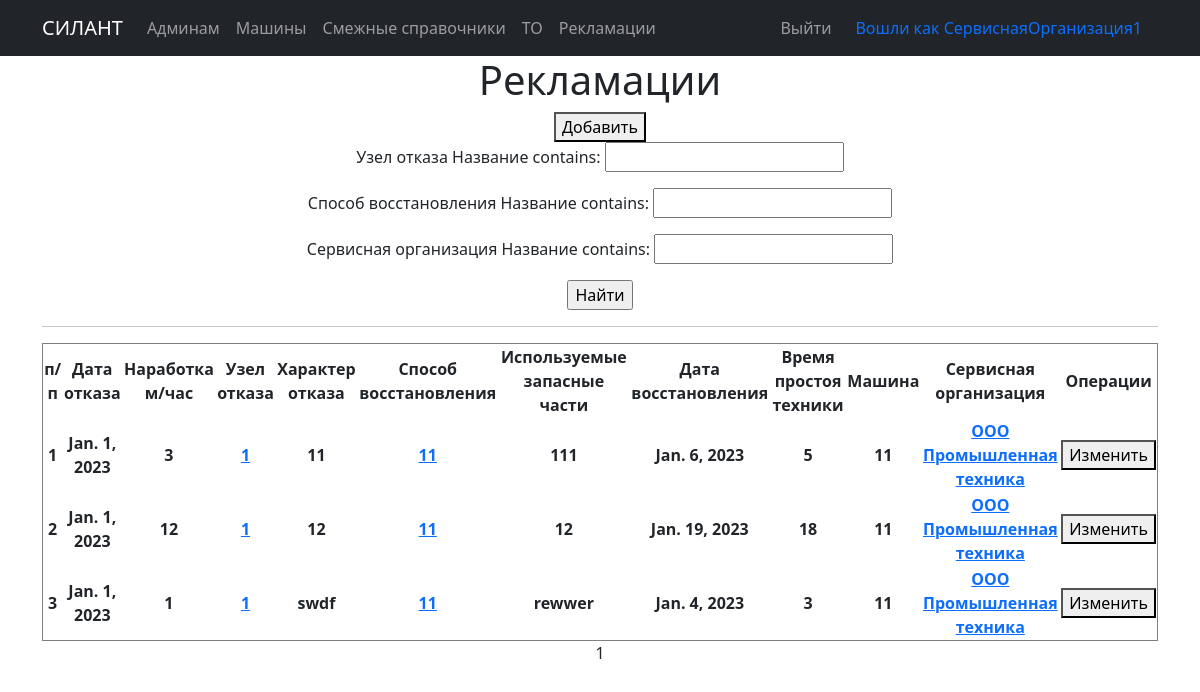
The page /cars/complaints/ (signed in) on the database its author committed.
### silant/models.py (models this page shows, shortened)
class Complaints(models.Model):
    date_of_refusal = models.DateField(verbose_name='Дата отказа')
    operating_time = models.IntegerField(verbose_name='Наработка м/час')
    failure_node = models.ForeignKey(Failure_node, on_delete=models.CASCADE, verbose_name='Узел отказа')
    description_failure = models.TextField(max_length=1024, verbose_name='Характер отказа')
    recovery_method = models.ForeignKey(Recovery_method, on_delete=models.CASCADE, verbose_name='Способ восстановления')
    parts_used = models.TextField(verbose_name='Используемые запасные части')
    date_of_restoration = models.DateField(verbose_name='Дата восстановления')
    equipment_downtime = models.IntegerField(verbose_name='Время простоя техники', null = True, blank=True, editable=False)
    car = models.ForeignKey(Car, on_delete=models.CASCADE, verbose_name='Машина')
    service_company = models.ForeignKey(Service_company, on_delete=models.CASCADE, verbose_name='Сервисная организация')
    class Meta:
        verbose_name = 'Рекламации'
        verbose_name_plural = 'Рекламации'
        ordering = ['date_of_refusal']

class Base_dictionary(models.Model):
    name = models.TextField(unique=True, verbose_name='Название')
    description = models.TextField(blank=True, verbose_name='Описание')
    class Meta:
        abstract = True
    def __str__(self):
        return f'{self.name}'

class Failure_node(Base_dictionary):
    class Meta:
        verbose_name = 'Узел отказа'
        verbose_name_plural = 'Узлы отказа'

class Recovery_method(Base_dictionary):
    class Meta:
        verbose_name = 'Способ восстановления'
        verbose_name_plural = 'Способы восстановления'

class Car(models.Model):
    serial_number = models.TextField(max_length=30, unique=True, db_index=True, verbose_name='Зав. № машины')
    technique_model = models.ForeignKey(Technique_model, on_delete=models.CASCADE, db_index=True, verbose_name='Модель техники')
    engine_model = models.ForeignKey(Engine_model, on_delete=models.CASCADE, db_index=True, verbose_name='Модель двигателя')
    engine_number = models.TextField(max_length=30, verbose_name='Зав. № двигателя')
    transmission_model = models.ForeignKey(Transmission_model, on_delete=models.CASCADE, db_index=True, verbose_name='Модель трансмиссии')
    transmission_number = models.TextField(max_length=50, verbose_name='Зав. № трансмиссии')
    drive_axle_model = models.ForeignKey(Drive_axle_model, on_delete=models.CASCADE, db_index=True, verbose_name='Модель ведущего моста')
    drive_axle_number = models.TextField(max_length=50, verbose_name='Зав. № ведущего моста')
    steerable_axle_model = models.ForeignKey(Steerable_axle_model, on_delete=models.CASCADE, db_index=True, verbose_name='Модель управляемого моста')
    steerable_axle_number = models.TextField(max_length=50, verbose_name='Зав. № управляемого моста')
    supply_contract = models.TextField(max_length=50, blank=True, verbose_name='Договор поставки №, дата.')
    shipping_date = models.DateField(db_index=True, verbose_name='Дата отгрузки с завода')
    consignee = models.TextField(max_length=50, blank=True, verbose_name='Грузополучатель (конечный потребитель)')
    delivery_address = models.TextField(max_length=150, blank=True, verbose_name='Адрес поставки (эксплуатации)')
    equipment = models.TextField(max_length=150, blank=True, verbose_name='Комплектация (доп. опции)')
    client = models.ForeignKey(User, on_delete=models.CASCADE, null=True, blank=True, verbose_name='Клиент')
    service_company = models.ForeignKey(Service_company, on_delete=models.CASCADE, blank=True, verbose_name='Сервисная организация')
    def __str__(self):
        return f'{self.serial_number}'
    class Meta:
        verbose_name = 'Машины'
        verbose_name_plural = 'Машины'
        ordering = ['shipping_date']
        permissions = ( #Право для просмотра списка машин других пользователей
            ('view_car_noclient', 'Can view no client'),
        )

class Service_company(Base_dictionary):
    user = models.OneToOneField(User, on_delete=models.CASCADE, verbose_name='Имя пользователя')
    class Meta:
        verbose_name = 'Сервисная компания'
        verbose_name_plural = 'Сервисные компании'

### silant/views.py (the view)
# urls.py: path('complaints/', ComplaintsList.as_view()),
class ComplaintsList(LoginRequiredMixin, ListView): #Общий список
    model = Complaints
    ordering = 'date_of_refusal'
    template_name = 'Complaints/Complaints.html'
    permission_required = ('silant.view_complaints',)
    context_object_name = 'complaints'
    paginate_by = 10
    def get_queryset(self):
        queryset = super().get_queryset()
        self.filterset = ComplaintsFilter(self.request.GET, queryset)
        return self.filterset.qs
    def get_context_data(self, **kwargs):
        context = super().get_context_data(**kwargs)
        context['filterset'] = self.filterset
        return context

### templates/Complaints/Complaints.html (shortened to what this page needs)
{% extends 'flatpages/default.html' %}
{% block content %}
   <h1>Рекламации</h1>
   <button onclick=location.href="/cars/complaints/create"> Добавить</button>
   <form action="" method="get">
        {{ filterset.form.as_p }}
        <input type="submit" value="Найти" />
    </form>
   <hr>
   {% if complaints %}
       <table border="1" style="text-align:center">
           <tr>
               <td><b>п/п</b></td>
               <td><b>Дата отказа</b></td>
               <td><b>Наработка м/час</b></td>
               <td><b>Узел отказа</b></td>
               <td><b>Характер отказа</b></td>
               <td><b>Способ восстановления</b></td>
               <td><b>Используемые запасные части</b></td>
               <td><b>Дата восстановления</b></td>
               <td><b>Время простоя техники</b></td>
               <td><b>Машина</b></td>
               <td><b>Сервисная организация</b></td>
               <td><b>Операции</b></td>
           </tr>
           {% for complaint in complaints %}
           <tr>
                <td><b>{{ complaint.id }}</b></td>
                <td><b>{{ complaint.date_of_refusal }}</b></td>
                <td><b>{{ complaint.operating_time }}</b></td>
                <td><b><a href="dictionary/failureNode/{{complaint.failure_node.id}}/">{{ complaint.failure_node }}</a></b></td>
                <td><b>{{ complaint.description_failure }}</b></td>
                <td><b><a href="dictionary/recoveryMethod/{{complaint.recovery_method.id}}/">{{ complaint.recovery_method }}</a></b></td>
                <td><b>{{ complaint.parts_used }}</b></td>
                <td><b>{{ complaint.date_of_restoration }}</b></td>
                <td><b>{{ complaint.equipment_downtime }}</b></td>
                <td><b>{{ complaint.car }}</b></td>
                <td><b><a href="dictionary/serviceCompany/{{complaint.service_company.id}}/">{{ complaint.service_company }}</a></b></td>
                <td><button onclick=location.href="/cars/complaints/edit/{{complaint.id}}">Изменить</button></td>
           </tr>
           {% endfor %}
       </table>
   {% else %}
       <h2>Данных пока нет!</h2>
   {% endif %}
   {{ page_obj.number }}
{% endblock content %}

### templates/flatpages/default.html (shortened to what this page needs)
<!DOCTYPE html>
{% load static %}
<html lang="ru">
    <head>
        <link href="{% static 'css/styles.css' %}" rel="stylesheet" />
    </head>
    <body>
        <nav class="navbar navbar-expand-lg navbar-dark bg-dark static-top">
            <div class="container">
                <a class="navbar-brand" href="/">СИЛАНТ</a>
                <div class="collapse navbar-collapse" id="navbarResponsive">
                    <ul class="navbar-nav ml-auto">
                        <li class="nav-item">
                            <a class="nav-link" href="/admin/">Админам</a>
                        </li>
                        <li class="nav-item">
                            <a class="nav-link" href="/cars/">Машины</a>
                        </li>
                        {% if user.is_authenticated %}
                            <li class="nav-item">
                                <a class="nav-link" href="/cars/dictionaries/">Смежные справочники</a>
                            </li>
                            <li class="nav-item">
                                <a class="nav-link" href="/cars/maintenances/">ТО</a>
                            </li>
                            <li class="nav-item">
                                <a class="nav-link" href="/cars/complaints/">Рекламации</a>
                            </li>
                        {% endif %}
                    </ul>
                    {% if user.is_authenticated %}
                        <ul class="navbar-nav ms-auto">
                            <li class="nav-item">
                                <a class="nav-link" href="/accounts/logout/">Выйти</a>
                            </li>
                        </ul>
                        <a class="nav-link" href="/accounts/email/">Вошли как {{request.user.username}}</a>
                    {% else %}
                        <ul class="navbar-nav ms-auto">
                            <li class="nav-item">
                                <a class="nav-link" href="/accounts/login/">Войти</a>
                            </li>
                        </ul>
                    {% endif %}
                </div>
            </div>
        </nav>
        <div class="container">
           <div class="row">
               <div class="col-lg-12 text-center">
                   {% block content %}{% endblock content %}
               </div>
           </div>
</div>
    </body>
</html>

### rows shown on the page
Complaints: id "1", date_of_refusal "Jan. 1, 2023", operating_time "3", failure_node "1", description_failure "11", recovery_method "11", parts_used "111", date_of_restoration "Jan. 6, 2023", equipment_downtime "5", car "11", service_company "ООО Промышленная техника"
Complaints: id "2", date_of_refusal "Jan. 1, 2023", operating_time "12", failure_node "1", description_failure "12", recovery_method "11", parts_used "12", date_of_restoration "Jan. 19, 2023", equipment_downtime "18", car "11", service_company "ООО Промышленная техника"
Complaints: id "3", date_of_refusal "Jan. 1, 2023", operating_time "1", failure_node "1", description_failure "swdf", recovery_method "11", parts_used "rewwer", date_of_restoration "Jan. 4, 2023", equipment_downtime "3", car "11", service_company "ООО Промышленная техника"

### other values the page prints
{{ request.user.username }} "СервиснаяОрганизация1"
{{ page_obj.number }} "1"
